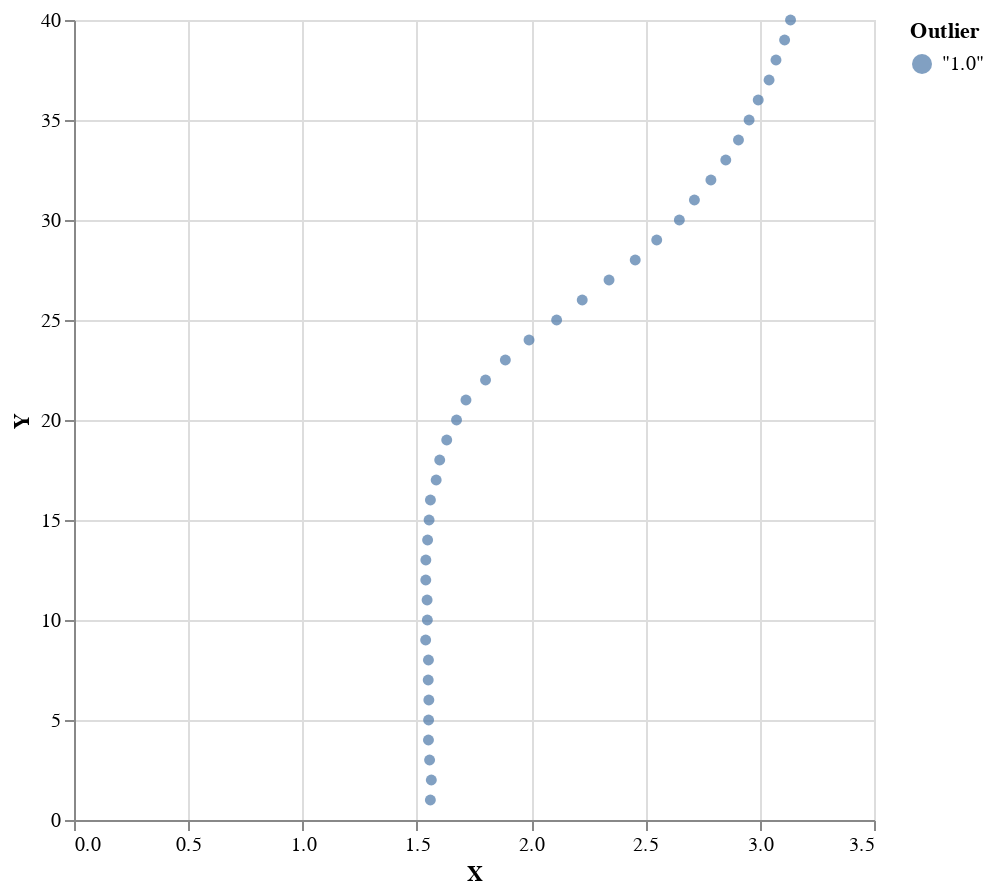

The cell this chart's notebook holds for it:
### Code cell
plot ( zip (zip observations ([1.0..])) $ Prelude.repeat $ T.pack "1.0")

### Figure 1 — Vega-Lite specification as saved in the notebook (floating-point values rounded to 4 significant figures)
{"$schema": "https://vega.github.io/schema/vega-lite/v4.json", "data": {"values": [{"Outlier": "\"1.0\"", "X": 1.559, "Y": 1}, {"Outlier": "\"1.0\"", "X": 1.563, "Y": 2}, {"Outlier": "\"1.0\"", "X": 1.556, "Y": 3}, {"Outlier": "\"1.0\"", "X": 1.551, "Y": 4}, {"Outlier": "\"1.0\"", "X": 1.551, "Y": 5}, {"Outlier": "\"1.0\"", "X": 1.552, "Y": 6}, {"Outlier": "\"1.0\"", "X": 1.55, "Y": 7}, {"Outlier": "\"1.0\"", "X": 1.551, "Y": 8}, {"Outlier": "\"1.0\"", "X": 1.539, "Y": 9}, {"Outlier": "\"1.0\"", "X": 1.546, "Y": 10}, {"Outlier": "\"1.0\"", "X": 1.545, "Y": 11}, {"Outlier": "\"1.0\"", "X": 1.539, "Y": 12}, {"Outlier": "\"1.0\"", "X": 1.539, "Y": 13}, {"Outlier": "\"1.0\"", "X": 1.547, "Y": 14}, {"Outlier": "\"1.0\"", "X": 1.553, "Y": 15}, {"Outlier": "\"1.0\"", "X": 1.559, "Y": 16}, {"Outlier": "\"1.0\"", "X": 1.585, "Y": 17}, {"Outlier": "\"1.0\"", "X": 1.6, "Y": 18}, {"Outlier": "\"1.0\"", "X": 1.631, "Y": 19}, {"Outlier": "\"1.0\"", "X": 1.674, "Y": 20}, {"Outlier": "\"1.0\"", "X": 1.715, "Y": 21}, {"Outlier": "\"1.0\"", "X": 1.801, "Y": 22}, {"Outlier": "\"1.0\"", "X": 1.887, "Y": 23}, {"Outlier": "\"1.0\"", "X": 1.991, "Y": 24}, {"Outlier": "\"1.0\"", "X": 2.112, "Y": 25}, {"Outlier": "\"1.0\"", "X": 2.224, "Y": 26}, {"Outlier": "\"1.0\"", "X": 2.341, "Y": 27}, {"Outlier": "\"1.0\"", "X": 2.455, "Y": 28}, {"Outlier": "\"1.0\"", "X": 2.549, "Y": 29}, {"Outlier": "\"1.0\"", "X": 2.648, "Y": 30}, {"Outlier": "\"1.0\"", "X": 2.714, "Y": 31}, {"Outlier": "\"1.0\"", "X": 2.787, "Y": 32}, {"Outlier": "\"1.0\"", "X": 2.851, "Y": 33}, {"Outlier": "\"1.0\"", "X": 2.907, "Y": 34}, {"Outlier": "\"1.0\"", "X": 2.954, "Y": 35}, {"Outlier": "\"1.0\"", "X": 2.993, "Y": 36}, {"Outlier": "\"1.0\"", "X": 3.041, "Y": 37}, {"Outlier": "\"1.0\"", "X": 3.071, "Y": 38}, {"Outlier": "\"1.0\"", "X": 3.109, "Y": 39}, {"Outlier": "\"1.0\"", "X": 3.135, "Y": 40}]}, "encoding": {"color": {"field": "Outlier"}, "x": {"field": "X", "type": "quantitative"}, "y": {"field": "Y", "type": "quantitative"}}, "height": 400, "mark": "circle", "width": 400}
